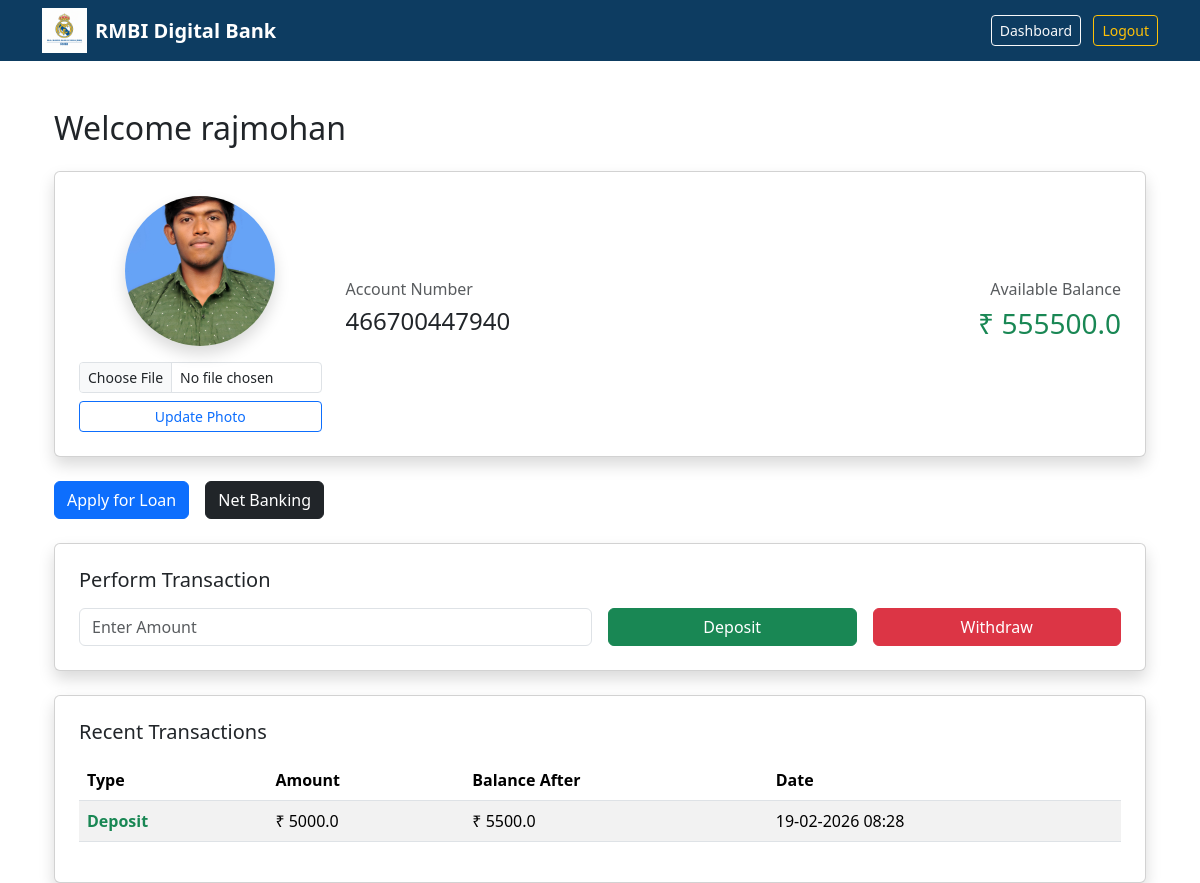
The page /dashboard (signed in) on the database its author committed.
### models/user.py (models this page shows, shortened)
class User(UserMixin, db.Model):
    __tablename__ = "user"
    id = db.Column(db.Integer, primary_key=True)
    full_name = db.Column(db.String(100), nullable=False)
    email = db.Column(db.String(120), unique=True, nullable=False)
    phone = db.Column(db.String(15), nullable=False)
    aadhaar = db.Column(db.String(12), nullable=False)
    profile_image = db.Column(db.String(200))
    password_hash = db.Column(db.String(200), nullable=False)
    role = db.Column(db.String(20), default="user", nullable=False)
    netbanking_id = db.Column(db.String(20), unique=True, nullable=True)
    netbanking_password_hash = db.Column(db.String(200), nullable=True)
    accounts = db.relationship("Account", backref="owner", lazy=True)
    loans = db.relationship("Loan", backref="loan_user", lazy=True)

### models/account.py (models this page shows, shortened)
class Account(db.Model):
    id = db.Column(db.Integer, primary_key=True)
    user_id = db.Column(db.Integer, db.ForeignKey("user.id"))
    account_number = db.Column(db.String(20), unique=True)
    account_type = db.Column(db.String(20))  # ✅ HERE
    balance = db.Column(db.Float, default=0)
    is_frozen = db.Column(db.Boolean, default=False)

### models/transaction.py (models this page shows, shortened)
class Transaction(db.Model):
    __tablename__ = "transaction"
    id = db.Column(db.Integer, primary_key=True)
    account_id = db.Column(db.Integer, db.ForeignKey("account.id"), nullable=False)
    transaction_type = db.Column(db.String(20), nullable=False)  # deposit / withdraw
    amount = db.Column(db.Float, nullable=False)
    balance_after = db.Column(db.Float, nullable=False)
    description = db.Column(db.String(255))
    timestamp = db.Column(db.DateTime, default=datetime.utcnow)

### routes/dashboard.py (the view, shortened to what this page needs)
@dashboard_bp.route("/dashboard", methods=["GET", "POST"])
@login_required
def dashboard():
    account = Account.query.filter_by(user_id=current_user.id).first()
    if not account:
        return "Account not found"
    transactions = Transaction.query.filter_by(
        account_id=account.id
    ).order_by(Transaction.timestamp.desc()).all()
    return render_template(
        "dashboard/dashboard.html",
        account=account,
        transactions=transactions
    )

### templates/dashboard/dashboard.html (shortened to what this page needs)
{% extends "base.html" %}
{% block content %}
<div class="container mt-4">
    <h2 class="mb-4">Welcome {{ current_user.full_name }}</h2>
    <div class="card shadow p-4 mb-4">
        <div class="row align-items-center">
            <div class="col-md-3 text-center">
                {% if current_user.profile_image %}
                    <img src="{{ url_for('static', filename='profile_pics/' + current_user.profile_image) }}"
                         class="rounded-circle shadow"
                         width="150"
                         height="150"
                         style="object-fit: cover;">
                {% else %}
                    <img src="{{ url_for('static', filename='profile_pics/default.webp') }}"
                         class="rounded-circle shadow"
                         width="150"
                         height="150"
                         style="object-fit: cover;">
                {% endif %}
                <form method="POST"
                      action="{{ url_for('dashboard.upload_photo') }}"
                      enctype="multipart/form-data"
                      class="mt-3">
                    <input type="file"
                           name="photo"
                           class="form-control form-control-sm"
                           required>
                    <button type="submit"
                            class="btn btn-sm btn-outline-primary mt-2 w-100">
                        Update Photo
                    </button>
                </form>
            </div>
            <div class="col-md-9">
                <div class="row">
                    <div class="col-md-6">
                        <h6 class="text-muted">Account Number</h6>
                        <h4>{{ account.account_number }}</h4>
                    </div>
                    <div class="col-md-6 text-md-end">
                        <h6 class="text-muted">Available Balance</h6>
                        <h3 class="text-success">₹ {{ account.balance }}</h3>
                    </div>
                </div>
            </div>
        </div>
    </div>
    <div class="mb-4 d-flex gap-3">
        <a href="{{ url_for('loan.apply_loan') }}" class="btn btn-primary">
            Apply for Loan
        </a>
        <a href="{{ url_for('netbank.netbank_login') }}" class="btn btn-dark">
            Net Banking
        </a>
    </div>
    <div class="card shadow p-4 mb-4">
        <h5 class="mb-3">Perform Transaction</h5>
        <form method="POST" class="row g-3 align-items-center">
            <div class="col-md-6">
                <input type="number"
                       name="amount"
                       placeholder="Enter Amount"
                       class="form-control"
                       min="1"
                       step="0.01"
                       required>
            </div>
            <div class="col-md-3">
                <button name="action"
                        value="deposit"
                        class="btn btn-success w-100"
                        {% if account.is_frozen %}disabled{% endif %}>
                    Deposit
                </button>
            </div>
            <div class="col-md-3">
                <button name="action"
                        value="withdraw"
                        class="btn btn-danger w-100"
                        {% if account.is_frozen %}disabled{% endif %}>
                    Withdraw
                </button>
            </div>
        </form>
    </div>
    <div class="card shadow p-4">
        <h5 class="mb-3">Recent Transactions</h5>
        {% if transactions %}
        <table class="table table-striped table-hover">
            <thead>
                <tr>
                    <th>Type</th>
                    <th>Amount</th>
                    <th>Balance After</th>
                    <th>Date</th>
                </tr>
            </thead>
            <tbody>
                {% for txn in transactions %}
                <tr>
                    <td>
                        {% if txn.transaction_type == "deposit" %}
                            <span class="text-success fw-bold">Deposit</span>
                        {% elif txn.transaction_type == "withdraw" %}
                            <span class="text-danger fw-bold">Withdraw</span>
                        {% elif txn.transaction_type == "transfer_sent" %}
                            <span class="text-danger fw-bold">Sent</span>
                        {% elif txn.transaction_type == "transfer_received" %}
                            <span class="text-success fw-bold">Received</span>
                        {% else %}
                            <span class="text-primary fw-bold">{{ txn.transaction_type }}</span>
                        {% endif %}
                    </td>
                    <td>₹ {{ txn.amount }}</td>
                    <td>₹ {{ txn.balance_after }}</td>
                    <td>{{ txn.timestamp.strftime('%d-%m-%Y %H:%M') }}</td>
                </tr>
                {% endfor %}
            </tbody>
        </table>
        {% else %}
        <div class="alert alert-light">
            No transactions yet.
        </div>
        {% endif %}
    </div>
</div>
{% endblock %}

### static/css/style.css (style rules this page uses)
body { background: #f4f7fb; font-family: 'Segoe UI', sans-serif; }
.card { border-radius: 12px; }
.table { background: white; }
.btn-primary { background: #0d3c61; }
.btn-danger { background: #c0392b; }
.btn-success { background: #27ae60; }

### rows shown on the page
User: full_name "rajmohan", profile_image (picture)
Account: account_number "466700447940", balance "555500.0"
Transaction: transaction_type "Deposit", amount "5000.0", balance_after "5500.0", timestamp "19-02-2026 08:28"
